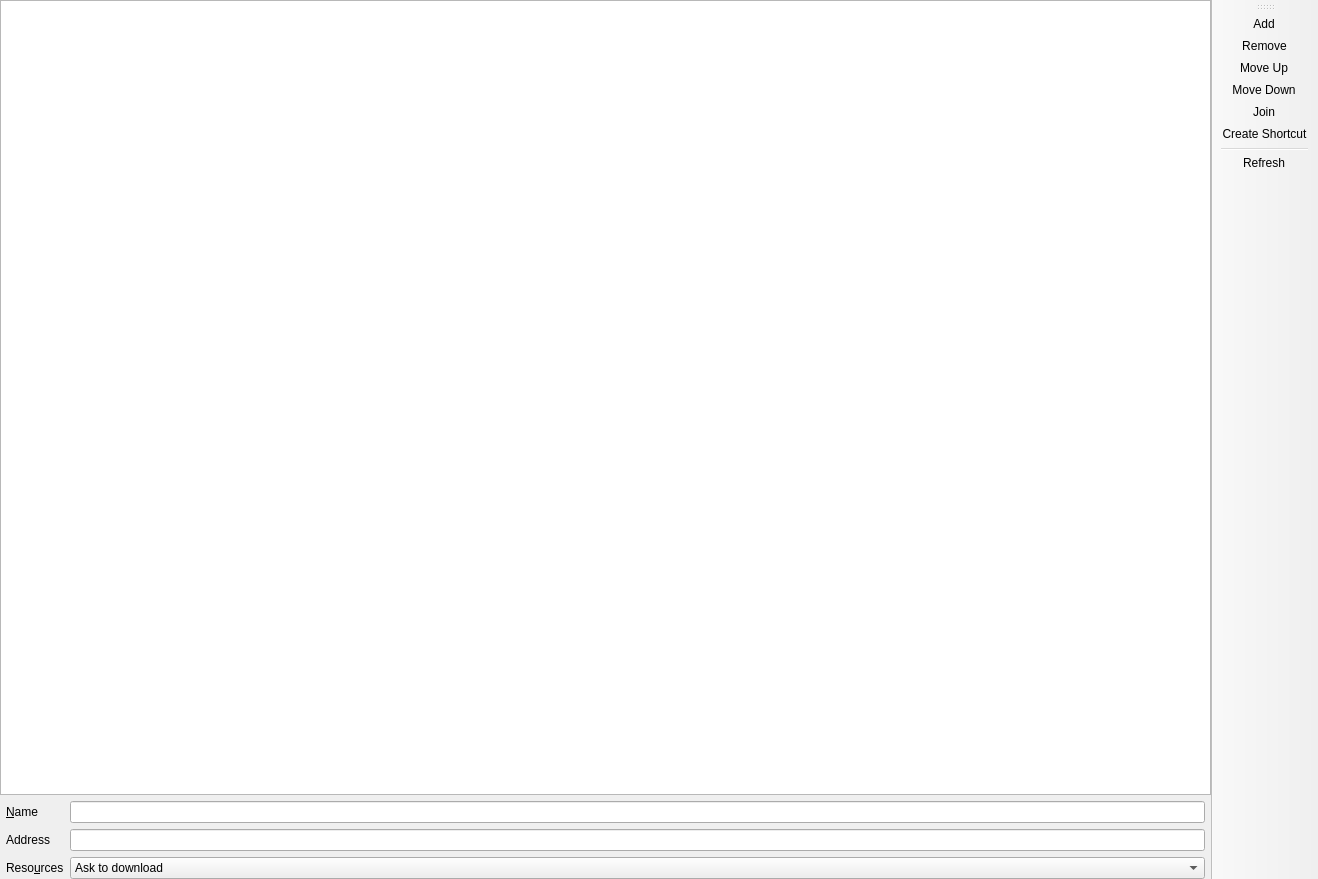
<?xml version="1.0" encoding="UTF-8"?>
<ui version="4.0">
 <class>ServersPage</class>
 <widget class="QMainWindow" name="ServersPage">
  <property name="geometry">
   <rect>
    <x>0</x>
    <y>0</y>
    <width>1318</width>
    <height>879</height>
   </rect>
  </property>
  <widget class="QWidget" name="centralwidget">
   <layout class="QVBoxLayout" name="verticalLayout">
    <property name="leftMargin">
     <number>0</number>
    </property>
    <property name="topMargin">
     <number>0</number>
    </property>
    <property name="rightMargin">
     <number>0</number>
    </property>
    <property name="bottomMargin">
     <number>0</number>
    </property>
    <item>
     <widget class="QTreeView" name="serversView">
      <property name="sizePolicy">
       <sizepolicy hsizetype="Expanding" vsizetype="Expanding">
        <horstretch>0</horstretch>
        <verstretch>0</verstretch>
       </sizepolicy>
      </property>
      <property name="acceptDrops">
       <bool>true</bool>
      </property>
      <property name="alternatingRowColors">
       <bool>true</bool>
      </property>
      <property name="selectionMode">
       <enum>QAbstractItemView::SingleSelection</enum>
      </property>
      <property name="selectionBehavior">
       <enum>QAbstractItemView::SelectRows</enum>
      </property>
      <property name="iconSize">
       <size>
        <width>64</width>
        <height>64</height>
       </size>
      </property>
      <property name="rootIsDecorated">
       <bool>false</bool>
      </property>
         <property name="verticalScrollMode">
             <enum>QAbstractItemView::ScrollPerPixel</enum>
         </property>
      <attribute name="headerStretchLastSection">
       <bool>false</bool>
      </attribute>
     </widget>
    </item>
    <item>
     <layout class="QGridLayout" name="gridLayout_2">
      <property name="leftMargin">
       <number>6</number>
      </property>
      <property name="rightMargin">
       <number>6</number>
      </property>
      <item row="0" column="0">
       <widget class="QLabel" name="nameLabel">
        <property name="text">
         <string>&amp;Name</string>
        </property>
        <property name="buddy">
         <cstring>nameLine</cstring>
        </property>
       </widget>
      </item>
      <item row="0" column="1">
       <widget class="QLineEdit" name="nameLine"/>
      </item>
      <item row="1" column="0">
       <widget class="QLabel" name="addressLabel">
        <property name="text">
         <string>Address</string>
        </property>
        <property name="buddy">
         <cstring>addressLine</cstring>
        </property>
       </widget>
      </item>
      <item row="1" column="1">
       <widget class="QLineEdit" name="addressLine"/>
      </item>
      <item row="2" column="0">
       <widget class="QLabel" name="resourcesLabel">
        <property name="text">
         <string>Reso&amp;urces</string>
        </property>
        <property name="buddy">
         <cstring>resourceComboBox</cstring>
        </property>
       </widget>
      </item>
      <item row="2" column="1">
       <widget class="QComboBox" name="resourceComboBox">
        <item>
         <property name="text">
          <string>Ask to download</string>
         </property>
        </item>
        <item>
         <property name="text">
          <string>Always download</string>
         </property>
        </item>
        <item>
         <property name="text">
          <string>Never download</string>
         </property>
        </item>
       </widget>
      </item>
     </layout>
    </item>
   </layout>
  </widget>
  <widget class="WideBar" name="toolBar">
   <property name="windowTitle">
    <string>Actions</string>
   </property>
   <property name="allowedAreas">
    <set>Qt::LeftToolBarArea|Qt::RightToolBarArea</set>
   </property>
   <property name="toolButtonStyle">
    <enum>Qt::ToolButtonTextOnly</enum>
   </property>
   <property name="floatable">
    <bool>false</bool>
   </property>
   <attribute name="toolBarArea">
    <enum>RightToolBarArea</enum>
   </attribute>
   <attribute name="toolBarBreak">
    <bool>false</bool>
   </attribute>
   <addaction name="actionAdd"/>
   <addaction name="actionRemove"/>
   <addaction name="actionMove_Up"/>
   <addaction name="actionMove_Down"/>
   <addaction name="actionJoin"/>
   <addaction name="actionCreate_Shortcut"/>
   <addaction name="separator"/>
   <addaction name="actionRefresh"/>
  </widget>
  <action name="actionAdd">
   <property name="text">
    <string>Add</string>
   </property>
  </action>
  <action name="actionRemove">
   <property name="text">
    <string>Remove</string>
   </property>
  </action>
  <action name="actionMove_Up">
   <property name="text">
    <string>Move Up</string>
   </property>
  </action>
  <action name="actionMove_Down">
   <property name="text">
    <string>Move Down</string>
   </property>
  </action>
  <action name="actionJoin">
   <property name="text">
    <string>Join</string>
   </property>
  </action>
  <action name="actionCreate_Shortcut">
   <property name="text">
    <string>Create Shortcut</string>
   </property>
  </action>
  <action name="actionRefresh">
   <property name="text">
    <string>Refresh</string>
   </property>
  </action>
 </widget>
 <customwidgets>
  <customwidget>
   <class>WideBar</class>
   <extends>QToolBar</extends>
   <header>ui/widgets/WideBar.h</header>
  </customwidget>
 </customwidgets>
 <tabstops>
  <tabstop>serversView</tabstop>
  <tabstop>nameLine</tabstop>
  <tabstop>addressLine</tabstop>
  <tabstop>resourceComboBox</tabstop>
 </tabstops>
 <resources/>
 <connections/>
</ui>
